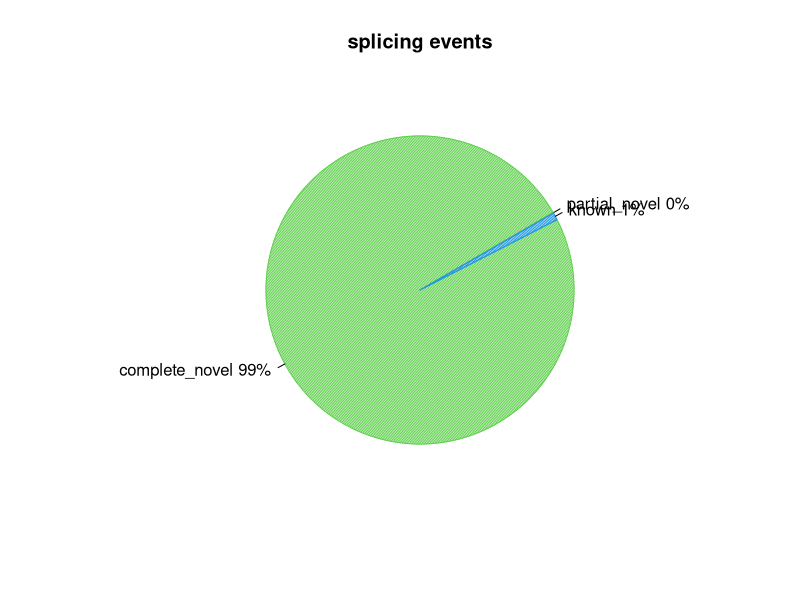
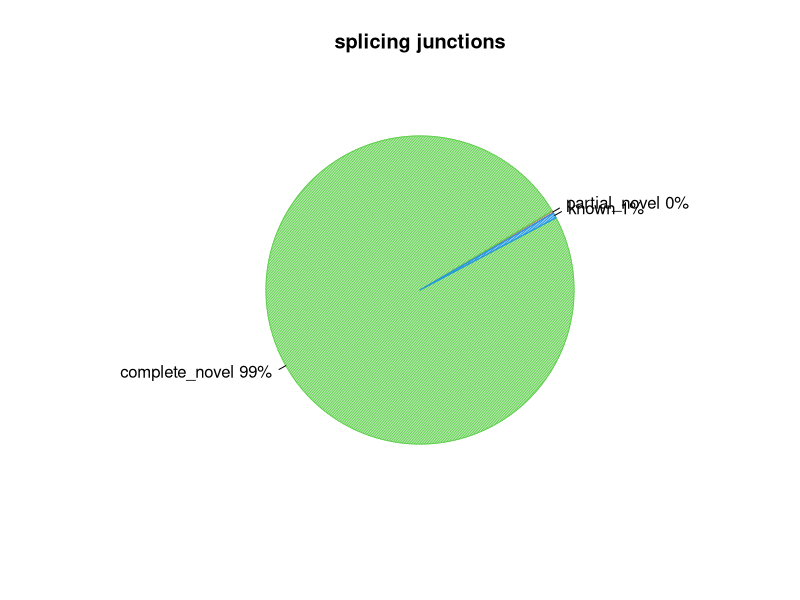

Reproduce these figures in R, in order.
pdf("/tmp/rustqc_gtf_test/GM12878_REP1.markdup.sorted.splice_events.pdf")
events=c(0.054,99.156,0.790)
pie(events,col=c(2,3,4),init.angle=30,angle=c(60,120,150),density=c(70,70,70),main="splicing events",labels=c("partial_novel 0%","complete_novel 99%","known 1%"))
dev.off()
pdf("/tmp/rustqc_gtf_test/GM12878_REP1.markdup.sorted.splice_junction.pdf")
junction=c(0.237,99.200,0.563)
pie(junction,col=c(2,3,4),init.angle=30,angle=c(60,120,150),density=c(70,70,70),main="splicing junctions",labels=c("partial_novel 0%","complete_novel 99%","known 1%"))
dev.off()
